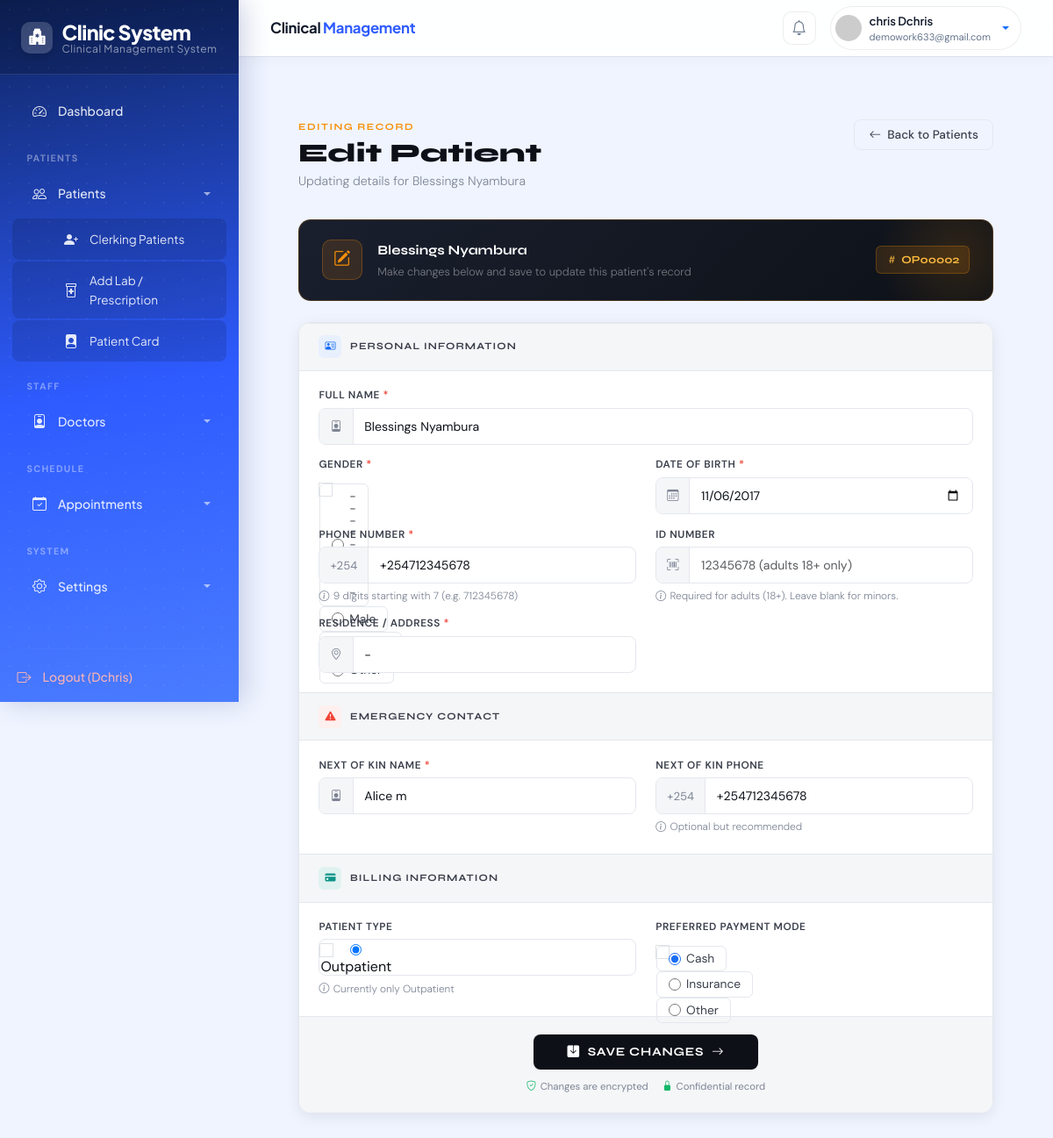
The app's page /patient/OP00002/edit/ (signed in) with its own data.
### hospital/models.py (models this page shows, shortened)
class Patient(models.Model):
    op_number = models.CharField(max_length=10, unique=True, editable=False, blank=True)
    full_name = models.CharField("Full Name", max_length=100)
    GENDER_CHOICES = [('M', 'Male'), ('F', 'Female'), ('O', 'Other')]
    gender = models.CharField(max_length=1, choices=GENDER_CHOICES)
    date_of_birth = models.DateField("Date of Birth")
    phone_regex = RegexValidator(regex=r'^\+254\d{9}$', message="Phone must be +254 followed by 9 digits")
    phone = models.CharField(validators=[phone_regex], max_length=13, unique=True)
    id_number = models.CharField("ID Number", max_length=20, blank=True, null=True)
    address = models.CharField("Residence / Address", max_length=200)
    next_of_kin_name = models.CharField("Next of Kin Name", max_length=100)
    next_of_kin_phone = models.CharField("Next of Kin Phone", max_length=13, blank=True)
    PATIENT_TYPE = [('outpatient', 'Outpatient')]
    patient_type = models.CharField(max_length=20, choices=PATIENT_TYPE, default='outpatient')
    PAYMENT_MODE = [('cash', 'Cash'), ('insurance', 'Insurance'), ('other', 'Other')]
    payment_mode = models.CharField(max_length=20, choices=PAYMENT_MODE, default='cash')
    registered_on = models.DateTimeField(auto_now_add=True)
    class Meta:
        ordering = ['-registered_on']

### hospital/views.py (the view)
# urls.py: path('patient/<str:op_number>/edit/', views.patient_edit, name='patient_edit'),
@login_required(login_url='/login/')
def patient_edit(request, op_number):
    patient = get_object_or_404(Patient, op_number=op_number)
    if request.method == 'POST':
        form = PatientForm(request.POST, instance=patient)
        if form.is_valid():
            form.save()
            messages.success(request, f"Patient '{patient.full_name}' (OP: {patient.op_number}) successfully updated!")
            return redirect('patient_list')
        else:
            messages.error(request, "Please correct the errors below.")
    else:
        form = PatientForm(instance=patient)
    return render(request, 'patient_edit.html', {
        'form':    form,
        'patient': patient,
        'is_edit': True,
    })

### hospital/context_processors.py (called while the page is built)
def user_groups(request):
    if request.user.is_authenticated:
        return {
            'user_groups': [group.name for group in request.user.groups.all()]
        }
    return {'user_groups': []}

### templates/patient_edit.html (shortened to what this page needs)
{% extends 'base.html' %}
{% block content %}
<div class="pe-wrapper">
  <div class="pe-header anim-1">
    <div>
      <p class="pe-eyebrow">Editing Record</p>
      <h1 class="pe-title">Edit Patient</h1>
      <p class="pe-sub">Updating details for {{ patient.full_name }}</p>
    </div>
    <a href="{% url 'patient_list' %}" class="pe-btn-back">
      <i class="bi bi-arrow-left"></i> Back to Patients
    </a>
  </div>
  <div class="edit-banner">
    <div class="banner-icon"><i class="bi bi-pencil-square"></i></div>
    <div class="banner-text">
      <p class="banner-title">{{ patient.full_name }}</p>
      <p class="banner-sub">Make changes below and save to update this patient's record</p>
    </div>
    <div class="banner-op"><i class="bi bi-hash"></i>{{ patient.op_number }}</div>
  </div>
  <div class="pe-form-card">
    <form method="post" novalidate>
      <div class="fsec-head">
        <div class="fsec-icon blue"><i class="bi bi-person-vcard"></i></div>
        <span class="fsec-label">Personal Information</span>
      </div>
      <div class="fsec-body">
        <div class="pe-field span-2">
          <label class="pe-label">Full Name <span class="pe-req">*</span></label>
          <div class="pe-iw">
            <span class="pe-pfx"><i class="bi bi-person-badge"></i></span>
            {{ form.full_name }}
          </div>
        </div>
        <div class="pe-field">
          <label class="pe-label">Gender <span class="pe-req">*</span></label>
          <div class="pe-rw">{{ form.gender }}</div>
        </div>
        <div class="pe-field">
          <label class="pe-label">Date of Birth <span class="pe-req">*</span></label>
          <div class="pe-iw">
            <span class="pe-pfx"><i class="bi bi-calendar3"></i></span>
            {{ form.date_of_birth }}
          </div>
        </div>
        <div class="pe-field">
          <label class="pe-label">Phone Number <span class="pe-req">*</span></label>
          <div class="pe-iw">
            <span class="pe-pfx">+254</span>
            {{ form.phone }}
          </div>
          <p class="pe-hint"><i class="bi bi-info-circle"></i> 9 digits starting with 7 (e.g. 712345678)</p>
        </div>
        <div class="pe-field">
          <label class="pe-label">ID Number</label>
          <div class="pe-iw">
            <span class="pe-pfx"><i class="bi bi-upc-scan"></i></span>
            {{ form.id_number }}
          </div>
          <p class="pe-hint"><i class="bi bi-info-circle"></i> Required for adults (18+). Leave blank for minors.</p>
        </div>
        <div class="pe-field">
          <label class="pe-label">Residence / Address <span class="pe-req">*</span></label>
          <div class="pe-iw">
            <span class="pe-pfx"><i class="bi bi-geo-alt"></i></span>
            {{ form.address }}
          </div>
        </div>
      </div>
      <div class="fsec-head">
        <div class="fsec-icon red"><i class="bi bi-exclamation-triangle-fill"></i></div>
        <span class="fsec-label">Emergency Contact</span>
      </div>
      <div class="fsec-body">
        <div class="pe-field">
          <label class="pe-label">Next of Kin Name <span class="pe-req">*</span></label>
          <div class="pe-iw">
            <span class="pe-pfx"><i class="bi bi-person-badge"></i></span>
            {{ form.next_of_kin_name }}
          </div>
        </div>
        <div class="pe-field">
          <label class="pe-label">Next of Kin Phone</label>
          <div class="pe-iw">
            <span class="pe-pfx">+254</span>
            {{ form.next_of_kin_phone }}
          </div>
          <p class="pe-hint"><i class="bi bi-info-circle"></i> Optional but recommended</p>
        </div>
      </div>
      <div class="fsec-head">
        <div class="fsec-icon teal"><i class="bi bi-credit-card-fill"></i></div>
        <span class="fsec-label">Billing Information</span>
      </div>
      <div class="fsec-body">
        <div class="pe-field">
          <label class="pe-label">Patient Type</label>
          <div class="pe-iw">{{ form.patient_type }}</div>
          <p class="pe-hint"><i class="bi bi-info-circle"></i> Currently only Outpatient</p>
        </div>
        <div class="pe-field">
          <label class="pe-label">Preferred Payment Mode</label>
          <div class="pe-rw">{{ form.payment_mode }}</div>
        </div>
      </div>
      <div class="pe-footer">
        <button type="submit" class="pe-btn-save">
          <i class="bi bi-save-fill"></i>
          Save Changes
          <i class="bi bi-arrow-right"></i>
        </button>
        <div class="pe-security">
          <span class="pe-sec-chip"><i class="bi bi-shield-check"></i> Changes are encrypted</span>
          <span class="pe-sec-chip"><i class="bi bi-lock-fill"></i> Confidential record</span>
        </div>
      </div>
    </form>
  </div>
</div>
{% endblock %}

### templates/base.html (shortened to what this page needs)
<!DOCTYPE html>
<html lang="en">
<head>
    <link href="https://cdn.jsdelivr.net/npm/bootstrap@5.3.3/dist/css/bootstrap.min.css" rel="stylesheet">
    <link rel="stylesheet" href="https://cdn.jsdelivr.net/npm/bootstrap-icons@1.11.3/font/bootstrap-icons.min.css">
</head>
<body>
<div class="sidebar" id="sidebar">
    <div class="logo">
        <div class="logo-icon"><i class="bi bi-hospital-fill"></i></div>
        <div class="logo-text">
            Clinic <strong>System</strong>
            <span>Clinical Management System</span>
        </div>
    </div>
    <nav class="nav flex-column">
        <a class="nav-link {% if request.resolver_match.url_name == 'dashboard' %}active{% endif %}" href="{% url 'dashboard' %}">
            <i class="bi bi-speedometer2"></i> Dashboard
        </a>
        {% if 'receptionist' in user_groups or 'doctor' in user_groups or 'records' in user_groups or 'admin' in user_groups or user.is_superuser %}
        <div class="nav-section-label">Patients</div>
        <a class="nav-link dropdown-toggle" data-bs-toggle="collapse" href="#patientsMenu" role="button" aria-expanded="true" aria-controls="patientsMenu">
            <i class="bi bi-people"></i> Patients
        </a>
        <div class="collapse show" id="patientsMenu">
            {% if 'doctor' in user_groups or 'records' in user_groups or 'admin' in user_groups or user.is_superuser %}
            <a class="nav-link submenu-link {% if request.resolver_match.url_name == 'clerking_patient' %}active{% endif %}" href="{% url 'clerking_patient' %}">
                <i class="bi bi-person-plus-fill"></i> Clerking Patients
            </a>
            {% endif %}
            {% if patient and patient.op_number %}
                {% if 'doctor' in user_groups or 'admin' in user_groups or user.is_superuser %}
                <a class="nav-link submenu-link" href="{% url 'doctor_request' patient.op_number %}">
                    <i class="bi bi-prescription2"></i> Add Lab / Prescription
                </a>
                <a class="nav-link submenu-link" href="{% url 'patient_card' patient.op_number %}">
                    <i class="bi bi-file-person-fill"></i> Patient Card
                </a>
                {% endif %}
            {% endif %}
        </div>
        {% endif %}
        {% if 'doctor' in user_groups or 'admin' in user_groups or user.is_superuser %}
        <div class="nav-section-label">Staff</div>
        <a class="nav-link dropdown-toggle" data-bs-toggle="collapse" href="#doctorsMenu" role="button" aria-expanded="false" aria-controls="doctorsMenu">
            <i class="bi bi-person-badge"></i> Doctors
        </a>
        {% endif %}
        {% if 'records' in user_groups or 'doctor' in user_groups or 'admin' in user_groups or user.is_superuser %}
        <div class="nav-section-label">Schedule</div>
        <a class="nav-link dropdown-toggle" data-bs-toggle="collapse" href="#appointmentsMenu" role="button" aria-expanded="false" aria-controls="appointmentsMenu">
            <i class="bi bi-calendar-check"></i> Appointments
        </a>
        {% endif %}
        <div class="nav-section-label">System</div>
        <a class="nav-link dropdown-toggle" data-bs-toggle="collapse" href="#settingsMenu" role="button" aria-expanded="false" aria-controls="settingsMenu">
            <i class="bi bi-gear"></i> Settings
        </a>
    </nav>
    <div class="sidebar-logout">
        <hr class="border-light">
        {% if user.is_authenticated %}
        <form action="{% url 'logout' %}" method="post" class="m-0 p-0" onsubmit="return confirm('Are you sure you want to logout?');">
            <button type="submit" class="nav-link btn btn-link p-0 border-0 bg-transparent text-start w-100">
                <i class="bi bi-box-arrow-right"></i> Logout ({{ user.username }})
            </button>
        </form>
        {% else %}
        <a class="nav-link" href="{% url 'login' %}">
            <i class="bi bi-box-arrow-in-right"></i> Login
        </a>
        {% endif %}
    </div>
</div>
<div class="main-content" id="main-content">
    <div class="topbar">
        <div class="topbar-brand d-none d-lg-block">
            Clinical <span>Management</span>
        </div>
        <div class="topbar-right">
            <a href="#" class="topbar-icon-btn" title="Notifications">
                <i class="bi bi-bell"></i>
            </a>
            {% if user.is_authenticated %}
            <div class="dropdown">
                <a class="user-pill dropdown-toggle text-decoration-none" data-bs-toggle="dropdown" href="#" role="button">
                    <img src="https://ui-avatars.com/api/?name={{ user.username }}&background=2e5bff&color=fff&size=60&bold=true" alt="{{ user.username }}">
                    <div class="d-none d-sm-block">
                        <div class="user-pill-name">{{ user.get_full_name|default:user.username }}</div>
                        <div class="user-pill-role">{{ user.email|default:"Staff" }}</div>
                    </div>
                </a>
            </div>
            {% else %}
            <a class="topbar-icon-btn" href="{% url 'login' %}" title="Login">
                <i class="bi bi-box-arrow-in-right"></i>
            </a>
            {% endif %}
        </div>
    </div>
    <div class="page-container">
        {% block content %}
        {% endblock %}
    </div>
</div>
</body>
</html>

### records on screen
Patient: full_name "Blessings Nyambura", op_number "OP00002", gender "☐ --------- ☐ Male", date_of_birth "11/06/2017", phone "+254712345678", address "-", next_of_kin_name "Alice m", next_of_kin_phone "+254712345678", patient_type "☑ Outpatient", payment_mode "☑ Cash ☐ Insurance ☐ Other"

### other values on screen
{{ user.username }} "Dchris"
{{ user.get_full_name|default:user.username }} "chris Dchris"
{{ user.email|default:"Staff" }} "demowork633@gmail.com"
